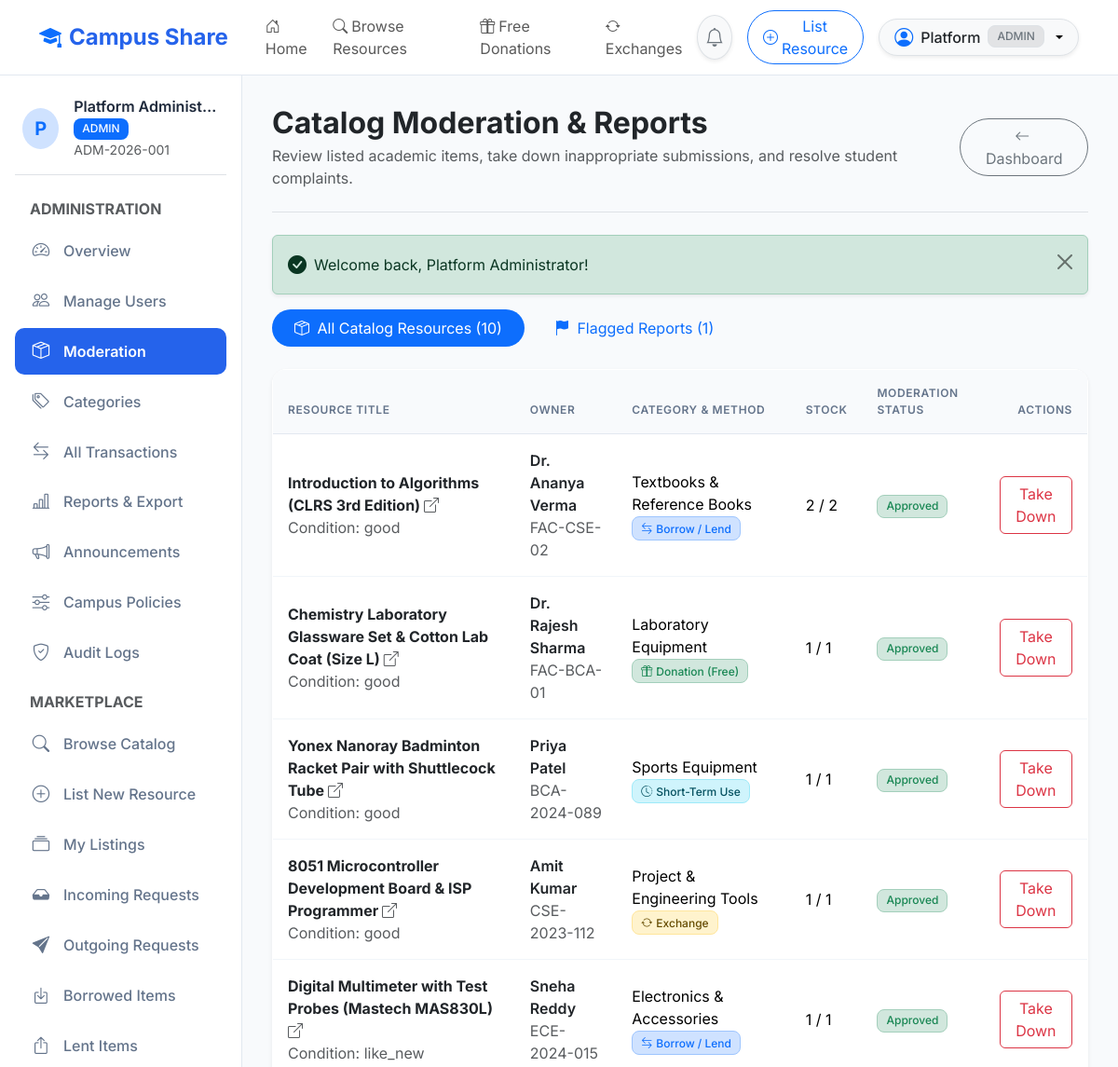
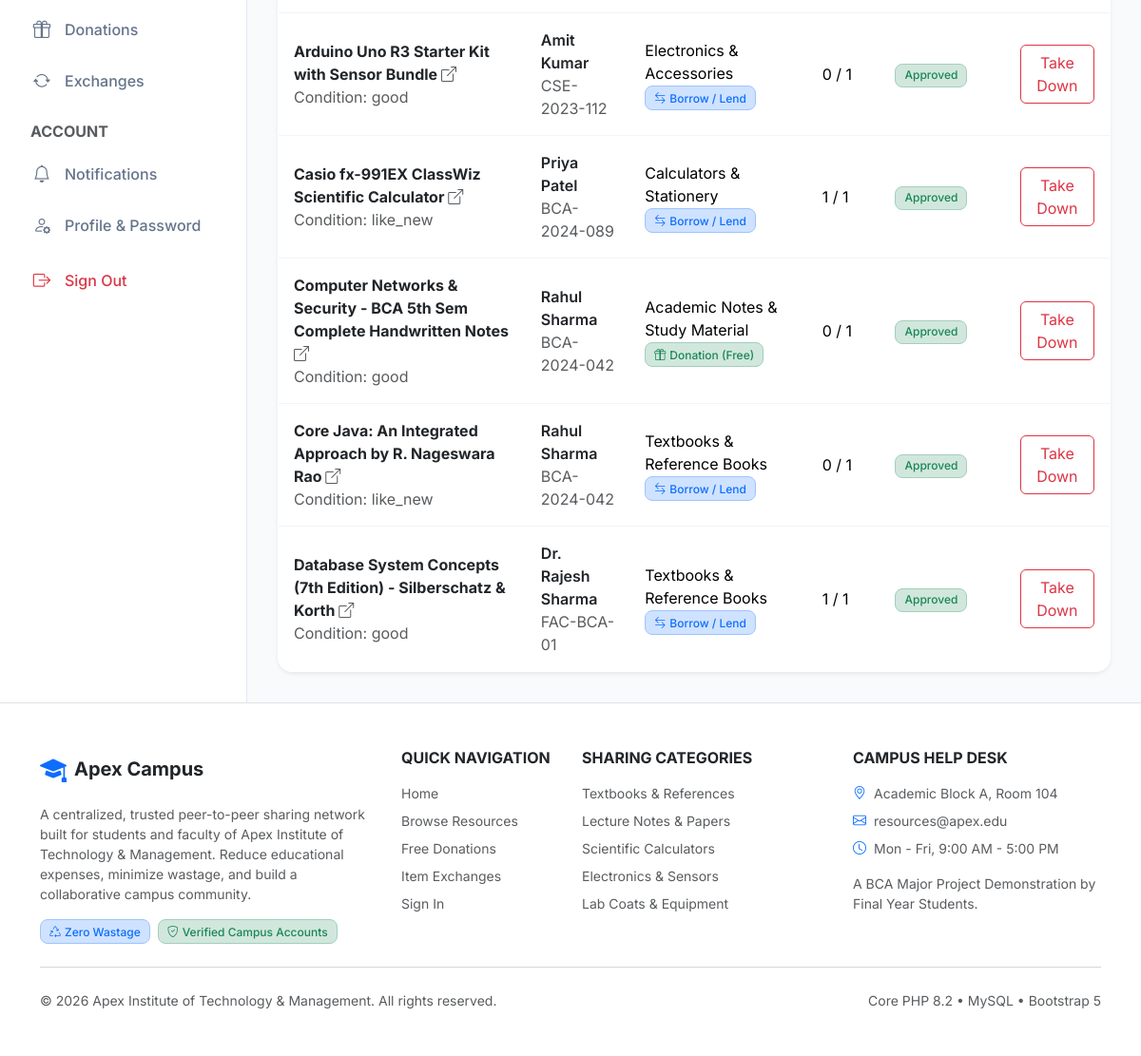
Page /admin/resources.php (signed in) on the committed database (2 pictures, top to bottom).
### tables this page shows
CREATE TABLE `users` (
    `id` INT AUTO_INCREMENT PRIMARY KEY,
    `full_name` VARCHAR(100) NOT NULL,
    `email` VARCHAR(150) NOT NULL UNIQUE,
    `password_hash` VARCHAR(255) NOT NULL,
    `institution_id` VARCHAR(50) NOT NULL UNIQUE,
    `department_id` INT NULL,
    `role` ENUM('student', 'faculty', 'admin') NOT NULL DEFAULT 'student',
    `course` VARCHAR(100) NULL,
    `semester` INT NULL,
    `designation` VARCHAR(100) NULL,
    `phone` VARCHAR(30) NULL,
    `profile_image` VARCHAR(255) NULL,
    `account_status` ENUM('active', 'suspended', 'pending') NOT NULL DEFAULT 'active',
    `created_at` TIMESTAMP DEFAULT CURRENT_TIMESTAMP,
    `updated_at` TIMESTAMP DEFAULT CURRENT_TIMESTAMP ON UPDATE CURRENT_TIMESTAMP,
    INDEX `idx_users_role` (`role`),
    INDEX `idx_users_status` (`account_status`),
    CONSTRAINT `fk_users_department` FOREIGN KEY (`department_id`) REFERENCES `departments`(`id`) ON DELETE SET NULL
);

CREATE TABLE `resources` (
    `id` INT AUTO_INCREMENT PRIMARY KEY,
    `owner_id` INT NOT NULL,
    `category_id` INT NOT NULL,
    `department_id` INT NULL,
    `title` VARCHAR(200) NOT NULL,
    `description` TEXT NOT NULL,
    `resource_type` ENUM('book', 'notes', 'calculator', 'stationery', 'electronics', 'lab_equipment', 'engineering_tool', 'sports', 'art_supplies', 'hostel_item', 'other') NOT NULL DEFAULT 'book',
    `sharing_method` ENUM('borrow', 'donate', 'exchange', 'temporary_use') NOT NULL DEFAULT 'borrow',
    `condition_status` ENUM('new', 'like_new', 'good', 'fair', 'poor') NOT NULL DEFAULT 'good',
    `total_quantity` INT NOT NULL DEFAULT 1,
    `available_quantity` INT NOT NULL DEFAULT 1,
    `borrowing_duration_days` INT NOT NULL DEFAULT 7,
    `exchange_requirements` TEXT NULL,
    `collection_instructions` TEXT NULL,
    `usage_instructions` TEXT NULL,
    `image_path` VARCHAR(255) NULL,
    `course_semester_tag` VARCHAR(100) NULL,
    `availability_status` ENUM('available', 'reserved', 'borrowed', 'unavailable', 'under_review') NOT NULL DEFAULT 'available',
    `moderation_status` ENUM('approved', 'pending_approval', 'rejected') NOT NULL DEFAULT 'approved',
    `created_at` TIMESTAMP DEFAULT CURRENT_TIMESTAMP,
    `updated_at` TIMESTAMP DEFAULT CURRENT_TIMESTAMP ON UPDATE CURRENT_TIMESTAMP,
    INDEX `idx_res_owner` (`owner_id`),
    INDEX `idx_res_category` (`category_id`),
    INDEX `idx_res_dept` (`department_id`),
    INDEX `idx_res_method` (`sharing_method`),
    INDEX `idx_res_status` (`availability_status`),
    INDEX `idx_res_moderation` (`moderation_status`),
    INDEX `idx_res_type` (`resource_type`),
    INDEX `idx_res_condition` (`condition_status`),
    CONSTRAINT `fk_resources_owner` FOREIGN KEY (`owner_id`) REFERENCES `users`(`id`) ON DELETE CASCADE,
    CONSTRAINT `fk_resources_category` FOREIGN KEY (`category_id`) REFERENCES `categories`(`id`) ON DELETE RESTRICT,
    CONSTRAINT `fk_resources_department` FOREIGN KEY (`department_id`) REFERENCES `departments`(`id`) ON DELETE SET NULL
);

CREATE TABLE `categories` (
    `id` INT AUTO_INCREMENT PRIMARY KEY,
    `category_name` VARCHAR(100) NOT NULL UNIQUE,
    `slug` VARCHAR(100) NOT NULL UNIQUE,
    `description` TEXT NULL,
    `icon_class` VARCHAR(50) DEFAULT 'bi-box-seam',
    `status` ENUM('active', 'inactive') DEFAULT 'active',
    `created_at` TIMESTAMP DEFAULT CURRENT_TIMESTAMP
);

### admin/resources.php (the view, shortened to what the rows shown need)
<?php
require_role('admin');
$pdo = Database::getConnection();
$resources = $pdo->query("
    SELECT r.*, c.category_name, u.full_name as owner_name, u.institution_id as owner_inst_id
    FROM resources r
    JOIN categories c ON r.category_id = c.id
    JOIN users u ON r.owner_id = u.id
    ORDER BY r.created_at DESC
")->fetchAll();
$activeTab = $_GET['tab'] ?? 'resources';
require_once BASE_PATH . '/includes/header.php';
?>
<div class="dashboard-layout">
    <?php require_once BASE_PATH . '/includes/sidebar.php'; ?>
    <main class="dashboard-content">
        <div class="d-flex justify-content-between align-items-center pb-4 mb-4 border-bottom">
            <div>
                <h2 class="fw-bold text-dark mb-1">Catalog Moderation & Reports</h2>
            </div>
        </div>
        <div class="tab-content" id="modTabContent">
            <div class="tab-pane fade <?= ($activeTab === 'resources') ? 'show active' : '' ?>" id="tab-resources" role="tabpanel">
                <div class="card border-0 rounded-4 shadow-sm bg-white overflow-hidden">
                    <div class="table-responsive">
                        <table class="table table-custom align-middle mb-0">
                            <thead>
                                <tr>
                                    <th>Resource Title</th>
                                    <th>Owner</th>
                                    <th>Category & Method</th>
                                    <th>Stock</th>
                                    <th>Moderation Status</th>
                                    <th class="text-end">Actions</th>
                                </tr>
                            </thead>
                            <tbody>
                                <?php foreach ($resources as $res): ?>
                                    <tr>
                                        <td>
                                            <a href="<?= APP_URL ?>/student/resource_details.php?id=<?= $res['id'] ?>" class="fw-bold text-dark text-decoration-none" target="_blank">
                                                <?= e($res['title']) ?> <i class="bi bi-box-arrow-up-right text-xs text-muted"></i>
                                            </a>
                                            <div class="text-xs text-muted">Condition: <?= e($res['condition_status']) ?></div>
                                        </td>
                                        <td>
                                            <div class="fw-semibold text-dark"><?= e($res['owner_name']) ?></div>
                                            <div class="text-xs text-muted"><?= e($res['owner_inst_id']) ?></div>
                                        </td>
                                        <td>
                                            <span class="text-xs d-block"><?= e($res['category_name']) ?></span>
                                            <?= method_badge($res['sharing_method']) ?>
                                        </td>
                                        <td><?= $res['available_quantity'] ?> / <?= $res['total_quantity'] ?></td>
                                        <td>
                                            <?php if ($res['moderation_status'] === 'approved'): ?>
                                                <span class="badge bg-success-subtle text-success border border-success-subtle">Approved</span>
                                            <?php elseif ($res['moderation_status'] === 'pending_approval'): ?>
                                                <span class="badge bg-warning-subtle text-warning-emphasis border border-warning-subtle">Pending Review</span>
                                            <?php else: ?>
                                                <span class="badge bg-danger-subtle text-danger border border-danger-subtle">Rejected / Taken Down</span>
                                            <?php endif; ?>
                                        </td>
                                        <td class="text-end">
                                            <div class="btn-group btn-group-sm">
                                                <?php if ($res['moderation_status'] === 'approved'): ?>
                                                    <form method="POST" action="<?= APP_URL ?>/admin/resources.php" class="d-inline" data-confirm="Take down '<?= e($res['title']) ?>' from public display?">
                                                        <button type="submit" class="btn btn-outline-danger" title="Take down listing">Take Down</button>
                                                    </form>
                                                <?php endif; ?>
                                            </div>
                                        </td>
                                    </tr>
                                <?php endforeach; ?>
                            </tbody>
                        </table>
                    </div>
                </div>
            </div>
        </div>
    </main>
</div>
<?php require_once BASE_PATH . '/includes/footer.php'; ?>

### includes/navbar.php (shortened to what the rows shown need)
<?php
$currentUser = is_logged_in() ? current_user() : null;
?>
<nav class="navbar navbar-expand-lg navbar-custom sticky-top py-2">
    <div class="container">
        <div class="collapse navbar-collapse" id="navbarMain">
            <div class="d-flex align-items-center gap-3">
                <?php if ($currentUser): ?>
                    <a href="<?= APP_URL ?>/student/notifications.php" class="btn btn-light position-relative rounded-circle border shadow-sm p-2" title="Notifications">
                        <i class="bi bi-bell text-secondary fs-5"></i>
                    </a>
                    <a href="<?= APP_URL ?>/student/add_resource.php" class="btn btn-outline-primary rounded-pill px-3 py-1 text-sm d-none d-sm-inline-flex align-items-center gap-1">
                        <i class="bi bi-plus-circle"></i>
                        <span>List Resource</span>
                    </a>
                    <div class="dropdown">
                        <button class="btn btn-light dropdown-toggle border rounded-pill d-flex align-items-center gap-2 py-1 px-3 shadow-sm" type="button" data-bs-toggle="dropdown" aria-expanded="false">
                            <i class="bi bi-person-circle fs-5 text-primary"></i>
                            <span class="fw-medium text-dark"><?= e(explode(' ', $currentUser['full_name'])[0]) ?></span>
                            <span class="badge bg-secondary-subtle text-secondary border text-xs"><?= strtoupper($currentUser['role']) ?></span>
                        </button>
                    </div>
                <?php else: ?>
                    <a href="<?= APP_URL ?>/login.php" class="btn btn-outline-primary rounded-pill px-4">Sign In</a>
                    <a href="<?= APP_URL ?>/register.php" class="btn btn-primary rounded-pill px-4">Register</a>
                <?php endif; ?>
            </div>
        </div>
    </div>
</nav>

### includes/sidebar.php (shortened to what the rows shown need)
<?php
$user = current_user();
?>
<aside class="dashboard-sidebar">
    <div class="d-flex align-items-center gap-3 mb-4 pb-3 border-bottom px-2">
        <div class="rounded-circle bg-primary-subtle text-primary d-flex align-items-center justify-content-center fw-bold fs-5" style="width: 44px; height: 44px;">
            <?= strtoupper(substr($user['full_name'], 0, 1)) ?>
        </div>
        <div class="overflow-hidden">
            <h6 class="mb-0 text-truncate fw-semibold"><?= e($user['full_name']) ?></h6>
            <span class="badge bg-primary text-white text-xs text-uppercase"><?= e($user['role']) ?></span>
            <small class="d-block text-muted text-xs text-truncate"><?= e($user['institution_id']) ?></small>
        </div>
    </div>
</aside>

### includes/functions.php (shortened to what the rows shown need)
<?php
function e(?string $string): string {
    return htmlspecialchars((string)($string ?? ''), ENT_QUOTES, 'UTF-8');
}
function method_badge(string $method): string {
    switch ($method) {
        case 'borrow':
            return '<span class="badge bg-primary-subtle text-primary border border-primary-subtle"><i class="bi bi-arrow-left-right me-1"></i>Borrow / Lend</span>';
        case 'donate':
            return '<span class="badge bg-success-subtle text-success border border-success-subtle"><i class="bi bi-gift me-1"></i>Donation (Free)</span>';
        case 'exchange':
            return '<span class="badge bg-warning-subtle text-warning-emphasis border border-warning-subtle"><i class="bi bi-arrow-repeat me-1"></i>Exchange</span>';
        case 'temporary_use':
            return '<span class="badge bg-info-subtle text-info-emphasis border border-info-subtle"><i class="bi bi-clock-history me-1"></i>Short-Term Use</span>';
    }
}

### rows in the picture
users: full_name "Platform", role "ADMIN", full_name "P", full_name "Platform Administ…", institution "ADM-2026-001"
resources: title "Introduction to Algorithms (CLRS 3rd Edition)", condition_status "good", owner.full_name "Dr. Ananya Verma", owner.institution_id "FAC-CSE-02", category.category_name "Textbooks & Reference Books", sharing_method "borrow" (drawn), available_quantity "2", total_quantity "2", moderation_status "Approved"
resources: title "Chemistry Laboratory Glassware Set & Cotton Lab Coat (Size L)", condition_status "good", owner.full_name "Dr. Rajesh Sharma", owner.institution_id "FAC-BCA-01", category.category_name "Laboratory Equipment", sharing_method "donate" (drawn), available_quantity "1", total_quantity "1", moderation_status "Approved"
resources: title "Yonex Nanoray Badminton Racket Pair with Shuttlecock Tube", condition_status "good", owner.full_name "Priya Patel", owner.institution_id "BCA-2024-089", category.category_name "Sports Equipment", sharing_method "temporary_use" (drawn), available_quantity "1", total_quantity "1", moderation_status "Approved"
resources: title "8051 Microcontroller Development Board & ISP Programmer", condition_status "good", owner.full_name "Amit Kumar", owner.institution_id "CSE-2023-112", category.category_name "Project & Engineering Tools", sharing_method "exchange" (drawn), available_quantity "1", total_quantity "1", moderation_status "Approved"
resources: title "Digital Multimeter with Test Probes (Mastech MAS830L)", condition_status "like_new", owner.full_name "Sneha Reddy", owner.institution_id "ECE-2024-015", category.category_name "Electronics & Accessories", sharing_method "borrow" (drawn), available_quantity "1", total_quantity "1", moderation_status "Approved"
resources: title "Arduino Uno R3 Starter Kit with Sensor Bundle", condition_status "good", owner.full_name "Amit Kumar", owner.institution_id "CSE-2023-112", category.category_name "Electronics & Accessories", sharing_method "borrow" (drawn), available_quantity "0", total_quantity "1", moderation_status "Approved"
resources: title "Casio fx-991EX ClassWiz Scientific Calculator", condition_status "like_new", owner.full_name "Priya Patel", owner.institution_id "BCA-2024-089", category.category_name "Calculators & Stationery", sharing_method "borrow" (drawn), available_quantity "1", total_quantity "1", moderation_status "Approved"
resources: title "Computer Networks & Security - BCA 5th Sem Complete Handwritten Notes", condition_status "good", owner.full_name "Rahul Sharma", owner.institution_id "BCA-2024-042", category.category_name "Academic Notes & Study Material", sharing_method "donate" (drawn), available_quantity "0", total_quantity "1", moderation_status "Approved"
resources: title "Core Java: An Integrated Approach by R. Nageswara Rao", condition_status "like_new", owner.full_name "Rahul Sharma", owner.institution_id "BCA-2024-042", category.category_name "Textbooks & Reference Books", sharing_method "borrow" (drawn), available_quantity "0", total_quantity "1", moderation_status "Approved"
resources: title "Database System Concepts (7th Edition) - Silberschatz & Korth", condition_status "good", owner.full_name "Dr. Rajesh Sharma", owner.institution_id "FAC-BCA-01", category.category_name "Textbooks & Reference Books", sharing_method "borrow" (drawn), available_quantity "1", total_quantity "1", moderation_status "Approved"

### other values in the picture
$msg "Welcome back, Platform Administrator!"
count($resources) "10"
count($reports) "1"
APP_NAME "Apex Campus"
INSTITUTION_NAME "Apex Institute of Technology & Management"
get_setting('campus_help_desk', 'Academic Block A, Room 104') "Academic Block A, Room 104"
get_setting('campus_contact_email', 'resources@apex.edu') "resources@apex.edu"
